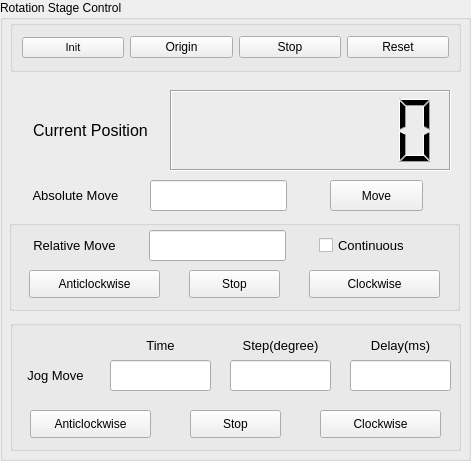
   <widget class="QGroupBox" name="RotationStageGroup">
    <property name="geometry">
     <rect>
      <x>1370</x>
      <y>20</y>
      <width>471</width>
      <height>461</height>
     </rect>
    </property>
    <property name="title">
     <string>Rotation Stage Control</string>
    </property>
    <widget class="QLCDNumber" name="lcdCurrentAngle">
     <property name="geometry">
      <rect>
       <x>170</x>
       <y>90</y>
       <width>281</width>
       <height>81</height>
      </rect>
     </property>
     <property name="font">
      <font>
       <pointsize>8</pointsize>
       <weight>50</weight>
       <bold>false</bold>
       <kerning>true</kerning>
      </font>
     </property>
     <property name="focusPolicy">
      <enum>Qt::NoFocus</enum>
     </property>
     <property name="contextMenuPolicy">
      <enum>Qt::DefaultContextMenu</enum>
     </property>
     <property name="acceptDrops">
      <bool>false</bool>
     </property>
     <property name="layoutDirection">
      <enum>Qt::LeftToRight</enum>
     </property>
     <property name="frameShape">
      <enum>QFrame::Box</enum>
     </property>
     <property name="frameShadow">
      <enum>QFrame::Sunken</enum>
     </property>
     <property name="smallDecimalPoint">
      <bool>true</bool>
     </property>
     <property name="digitCount">
      <number>6</number>
     </property>
     <property name="value" stdset="0">
      <double>0.000000000000000</double>
     </property>
     <property name="intValue" stdset="0">
      <number>0</number>
     </property>
    </widget>
    <widget class="QLabel" name="label_32">
     <property name="geometry">
      <rect>
       <x>10</x>
       <y>90</y>
       <width>161</width>
       <height>81</height>
      </rect>
     </property>
     <property name="font">
      <font>
       <pointsize>12</pointsize>
       <weight>50</weight>
       <bold>false</bold>
      </font>
     </property>
     <property name="layoutDirection">
      <enum>Qt::LeftToRight</enum>
     </property>
     <property name="locale">
      <locale language="Chinese" country="China"/>
     </property>
     <property name="frameShape">
      <enum>QFrame::NoFrame</enum>
     </property>
     <property name="text">
      <string>Current Position</string>
     </property>
     <property name="textFormat">
      <enum>Qt::AutoText</enum>
     </property>
     <property name="scaledContents">
      <bool>false</bool>
     </property>
     <property name="alignment">
      <set>Qt::AlignCenter</set>
     </property>
    </widget>
    <widget class="QLabel" name="label_33">
     <property name="geometry">
      <rect>
       <x>10</x>
       <y>180</y>
       <width>131</width>
       <height>31</height>
      </rect>
     </property>
     <property name="font">
      <font>
       <pointsize>10</pointsize>
      </font>
     </property>
     <property name="text">
      <string>Absolute Move</string>
     </property>
     <property name="alignment">
      <set>Qt::AlignCenter</set>
     </property>
    </widget>
    <widget class="QLineEdit" name="leAbsMovePos">
     <property name="geometry">
      <rect>
       <x>150</x>
       <y>180</y>
       <width>137</width>
       <height>31</height>
      </rect>
     </property>
     <property name="sizePolicy">
      <sizepolicy hsizetype="Expanding" vsizetype="Expanding">
       <horstretch>0</horstretch>
       <verstretch>0</verstretch>
      </sizepolicy>
     </property>
    </widget>
    <widget class="QPushButton" name="pbRotationStageMove">
     <property name="geometry">
      <rect>
       <x>330</x>
       <y>180</y>
       <width>93</width>
       <height>31</height>
      </rect>
     </property>
     <property name="text">
      <string>Move</string>
     </property>
    </widget>
    <widget class="QGroupBox" name="JogMoveGroup">
     <property name="geometry">
      <rect>
       <x>10</x>
       <y>320</y>
       <width>451</width>
       <height>131</height>
      </rect>
     </property>
     <property name="title">
      <string/>
     </property>
     <widget class="QLabel" name="label_36">
      <property name="geometry">
       <rect>
        <x>120</x>
        <y>10</y>
        <width>61</width>
        <height>31</height>
       </rect>
      </property>
      <property name="font">
       <font>
        <pointsize>10</pointsize>
       </font>
      </property>
      <property name="text">
       <string>Time</string>
      </property>
      <property name="alignment">
       <set>Qt::AlignCenter</set>
      </property>
     </widget>
     <widget class="QLabel" name="label_37">
      <property name="geometry">
       <rect>
        <x>210</x>
        <y>10</y>
        <width>121</width>
        <height>31</height>
       </rect>
      </property>
      <property name="font">
       <font>
        <pointsize>10</pointsize>
       </font>
      </property>
      <property name="text">
       <string>Step(degree)</string>
      </property>
      <property name="alignment">
       <set>Qt::AlignCenter</set>
      </property>
     </widget>
     <widget class="QLineEdit" name="leJogDelay">
      <property name="geometry">
       <rect>
        <x>340</x>
        <y>40</y>
        <width>101</width>
        <height>31</height>
       </rect>
      </property>
      <property name="text">
       <string/>
      </property>
      <property name="cursorPosition">
       <number>0</number>
      </property>
     </widget>
     <widget class="QPushButton" name="pbRotationJogAC">
      <property name="geometry">
       <rect>
        <x>20</x>
        <y>90</y>
        <width>121</width>
        <height>28</height>
       </rect>
      </property>
      <property name="text">
       <string>Anticlockwise</string>
      </property>
     </widget>
     <widget class="QLineEdit" name="leJogTime">
      <property name="geometry">
       <rect>
        <x>100</x>
        <y>40</y>
        <width>101</width>
        <height>31</height>
       </rect>
      </property>
     </widget>
     <widget class="QPushButton" name="pbRotationJogC">
      <property name="geometry">
       <rect>
        <x>310</x>
        <y>90</y>
        <width>121</width>
        <height>28</height>
       </rect>
      </property>
      <property name="text">
       <string>Clockwise</string>
      </property>
     </widget>
     <widget class="QLabel" name="label_35">
      <property name="geometry">
       <rect>
        <x>0</x>
        <y>40</y>
        <width>91</width>
        <height>31</height>
       </rect>
      </property>
      <property name="font">
       <font>
        <pointsize>10</pointsize>
       </font>
      </property>
      <property name="text">
       <string>Jog Move</string>
      </property>
      <property name="alignment">
       <set>Qt::AlignCenter</set>
      </property>
     </widget>
     <widget class="QLabel" name="label_38">
      <property name="geometry">
       <rect>
        <x>340</x>
        <y>10</y>
        <width>101</width>
        <height>31</height>
       </rect>
      </property>
      <property name="font">
       <font>
        <pointsize>10</pointsize>
       </font>
      </property>
      <property name="text">
       <string>Delay(ms)</string>
      </property>
      <property name="alignment">
       <set>Qt::AlignCenter</set>
      </property>
     </widget>
     <widget class="QLineEdit" name="leJogStep">
      <property name="geometry">
       <rect>
        <x>220</x>
        <y>40</y>
        <width>101</width>
        <height>31</height>
       </rect>
      </property>
      <property name="text">
       <string/>
      </property>
      <property name="cursorPosition">
       <number>0</number>
      </property>
     </widget>
     <widget class="QPushButton" name="pbRotationJogStop">
      <property name="geometry">
       <rect>
        <x>180</x>
        <y>90</y>
        <width>91</width>
        <height>28</height>
       </rect>
      </property>
      <property name="text">
       <string>Stop</string>
      </property>
     </widget>
    </widget>
    <widget class="QGroupBox" name="RelativeMoveGroup">
     <property name="geometry">
      <rect>
       <x>9</x>
       <y>220</y>
       <width>451</width>
       <height>91</height>
      </rect>
     </property>
     <property name="title">
      <string/>
     </property>
     <widget class="QLineEdit" name="leRelMovePos">
      <property name="geometry">
       <rect>
        <x>140</x>
        <y>10</y>
        <width>137</width>
        <height>31</height>
       </rect>
      </property>
      <property name="sizePolicy">
       <sizepolicy hsizetype="Expanding" vsizetype="Expanding">
        <horstretch>0</horstretch>
        <verstretch>0</verstretch>
       </sizepolicy>
      </property>
     </widget>
     <widget class="QLabel" name="label_34">
      <property name="geometry">
       <rect>
        <x>0</x>
        <y>10</y>
        <width>131</width>
        <height>31</height>
       </rect>
      </property>
      <property name="font">
       <font>
        <pointsize>10</pointsize>
       </font>
      </property>
      <property name="text">
       <string>Relative Move</string>
      </property>
      <property name="alignment">
       <set>Qt::AlignCenter</set>
      </property>
     </widget>
     <widget class="QPushButton" name="pbRotationRelativeC">
      <property name="geometry">
       <rect>
        <x>300</x>
        <y>50</y>
        <width>131</width>
        <height>28</height>
       </rect>
      </property>
      <property name="text">
       <string>Clockwise</string>
      </property>
     </widget>
     <widget class="QPushButton" name="pbRotationRelativeAC">
      <property name="geometry">
       <rect>
        <x>20</x>
        <y>50</y>
        <width>131</width>
        <height>28</height>
       </rect>
      </property>
      <property name="text">
       <string>Anticlockwise</string>
      </property>
     </widget>
     <widget class="QCheckBox" name="cbContinuous">
      <property name="geometry">
       <rect>
        <x>310</x>
        <y>10</y>
        <width>111</width>
        <height>31</height>
       </rect>
      </property>
      <property name="font">
       <font>
        <pointsize>10</pointsize>
       </font>
      </property>
      <property name="text">
       <string>Continuous</string>
      </property>
     </widget>
     <widget class="QPushButton" name="pbRotationRelativeStop">
      <property name="geometry">
       <rect>
        <x>180</x>
        <y>50</y>
        <width>91</width>
        <height>28</height>
       </rect>
      </property>
      <property name="text">
       <string>Stop</string>
      </property>
     </widget>
    </widget>
    <widget class="QGroupBox" name="RotationControl">
     <property name="geometry">
      <rect>
       <x>10</x>
       <y>20</y>
       <width>451</width>
       <height>52</height>
      </rect>
     </property>
     <property name="title">
      <string/>
     </property>
     <layout class="QHBoxLayout" name="horizontalLayout_2">
      <item>
       <widget class="QPushButton" name="pbRotationInit">
        <property name="font">
         <font>
          <pointsize>8</pointsize>
         </font>
        </property>
        <property name="text">
         <string>Init</string>
        </property>
       </widget>
      </item>
      <item>
       <widget class="QPushButton" name="pbRotationOrigin">
        <property name="text">
         <string>Origin</string>
        </property>
       </widget>
      </item>
      <item>
       <widget class="QPushButton" name="pbRotationStop">
        <property name="text">
         <string>Stop</string>
        </property>
       </widget>
      </item>
      <item>
       <widget class="QPushButton" name="pbRotationReset">
        <property name="text">
         <string>Reset</string>
        </property>
       </widget>
      </item>
     </layout>
    </widget>
   </widget>
